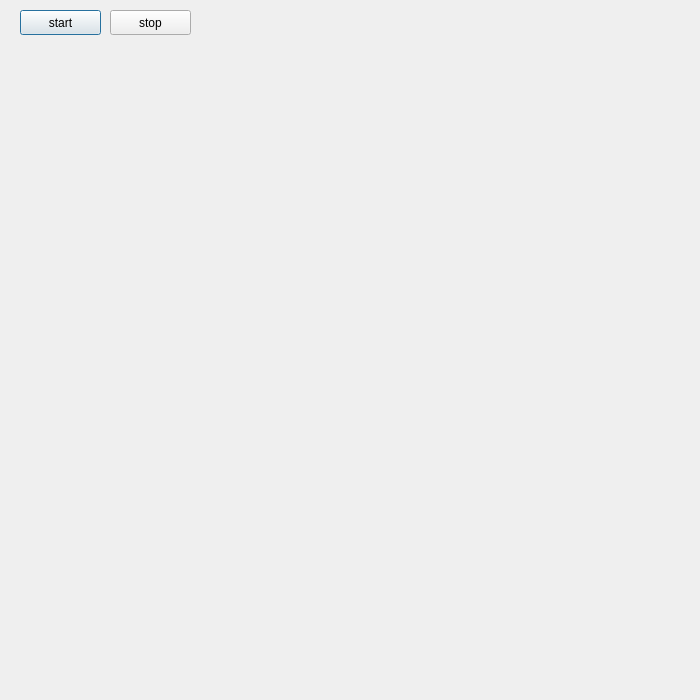
<?xml version="1.0" encoding="UTF-8"?>
<ui version="4.0">
 <class>ForagingAntsSimulation</class>
 <widget class="QDialog" name="ForagingAntsSimulation">
  <property name="geometry">
   <rect>
    <x>0</x>
    <y>0</y>
    <width>700</width>
    <height>700</height>
   </rect>
  </property>
  <property name="windowTitle">
   <string>Dialog</string>
  </property>
  <widget class="QPushButton" name="startButton">
   <property name="geometry">
    <rect>
     <x>20</x>
     <y>10</y>
     <width>81</width>
     <height>25</height>
    </rect>
   </property>
   <property name="text">
    <string>start</string>
   </property>
  </widget>
  <widget class="QPushButton" name="stopButton">
   <property name="geometry">
    <rect>
     <x>110</x>
     <y>10</y>
     <width>81</width>
     <height>25</height>
    </rect>
   </property>
   <property name="text">
    <string>stop</string>
   </property>
  </widget>
  <widget class="QLabel" name="storedFoodLabel">
   <property name="geometry">
    <rect>
     <x>230</x>
     <y>10</y>
     <width>91</width>
     <height>21</height>
    </rect>
   </property>
   <property name="text">
    <string/>
   </property>
  </widget>
 </widget>
 <resources/>
 <connections/>
</ui>
